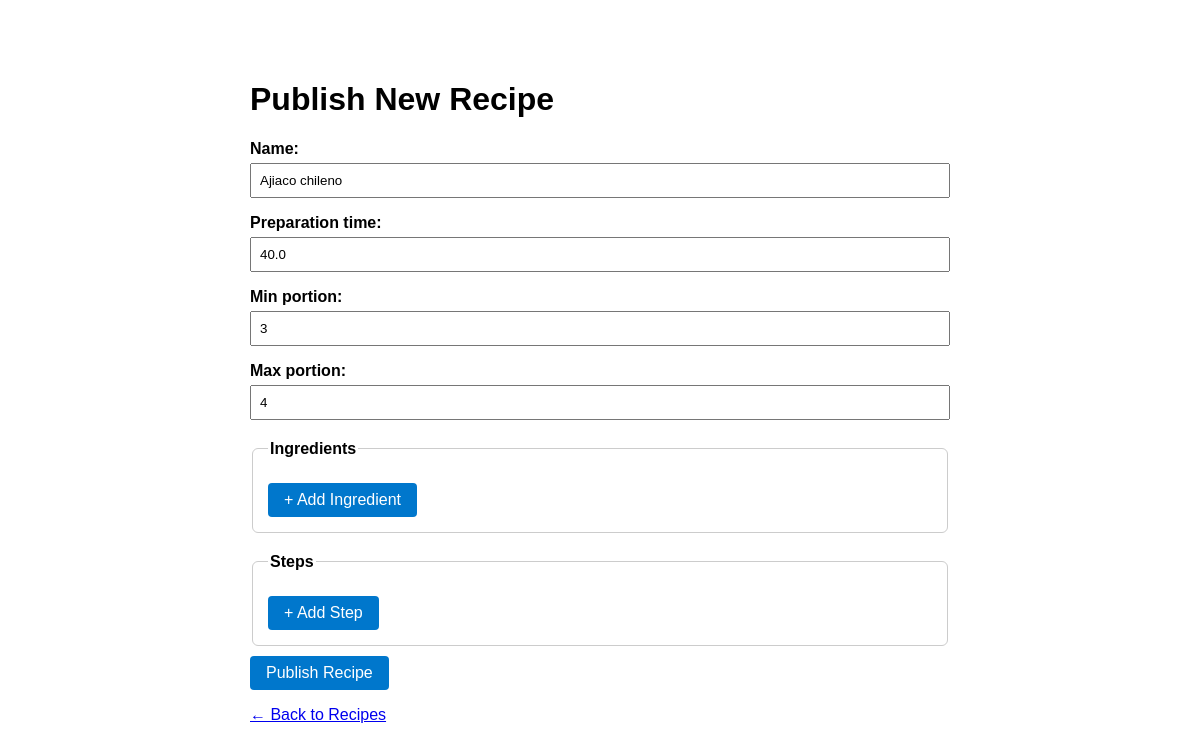
Screenshot of /recipes/admin/recipe/edit/1/ (signed in) with the database file from the repository.
### recipes/models.py (models this page shows)
class Recipe(models.Model):
    name = models.CharField(max_length=255)
    preparation_time = models.FloatField(null=True, blank=True)
    min_portion = models.IntegerField(null=True, blank=True)
    max_portion = models.IntegerField(null=True, blank=True)
    creator = models.ForeignKey(User, on_delete=models.CASCADE, related_name='recipes')
    difficulty = models.CharField(max_length=50, default="Fácil")

### recipes/views.py (the view)
# urls.py: path('admin/recipe/edit/<int:pk>/', views.recipe_edit, name='admin_recipe_edit'),
@user_passes_test(is_admin)
def recipe_edit(request, pk):
    recipe = get_object_or_404(Recipe, pk=pk)
    if recipe.creator != request.user:
        messages.error(request, "You don't have permission to edit this recipe.")
        return redirect('recipe_list')
    if request.method == 'POST':
        form = RecipeForm(request.POST, instance=recipe)
        if form.is_valid():
            form.save()
            messages.success(request, "Recipe edited successfully.")
            return redirect('recipe_detail', pk=recipe.pk)
    else:
        form = RecipeForm(instance=recipe)
    return render(request, 'recipes/recipe_form.html', {'form': form})

### recipes/forms.py
class RecipeForm(ModelForm):
    class Meta:
        model = Recipe
        fields = ['name', 'preparation_time', 'min_portion', 'max_portion']

### recipes/views.py (called while the page is built)
def is_admin(user):
    return user.is_superuser

### recipes/templates/recipes/recipe_form.html (shortened to what this page needs)
<!DOCTYPE html>
<html lang="en">
<head>
</head>
<body>
    <h1>Publish New Recipe</h1>
    <form method="post" id="recipe-form">
        {{ form.as_p }}
        <fieldset id="ingredients-fieldset">
            <legend>Ingredients</legend>
            <button type="button" class="add-btn" onclick="addForm('ingredients')">+ Add Ingredient</button>
        </fieldset>
        <fieldset id="steps-fieldset">
            <legend>Steps</legend>
            <button type="button" class="add-btn" onclick="addForm('steps')">+ Add Step</button>
        </fieldset>
        <button type="submit">Publish Recipe</button>
    </form>
    <p><a href="{% url 'recipe_list' %}">← Back to Recipes</a></p>
</body>
</html>

### recipes/templates/recipes/recipe_form.html (style rules this page uses)
body { font-family: Arial, sans-serif; max-width: 700px; margin: 40px auto; padding: 20px; }
label { display: block; margin-top: 15px; font-weight: bold; }
input, textarea { width: 100%; padding: 8px; margin-top: 5px; box-sizing: border-box; }
button, .add-btn, .remove-btn { margin-top: 10px; padding: 8px 16px; background: #0077cc; color: white; border: none; cursor: pointer; font-size: 1rem; border-radius: 4px; user-select: none; }
fieldset { margin-top: 20px; padding: 15px; border: 1px solid #ccc; border-radius: 6px; }
legend { font-weight: bold; }

### rows the page displays
Recipe: name "Ajiaco chileno", preparation_time "40.0", min_portion "3", max_portion "4"
